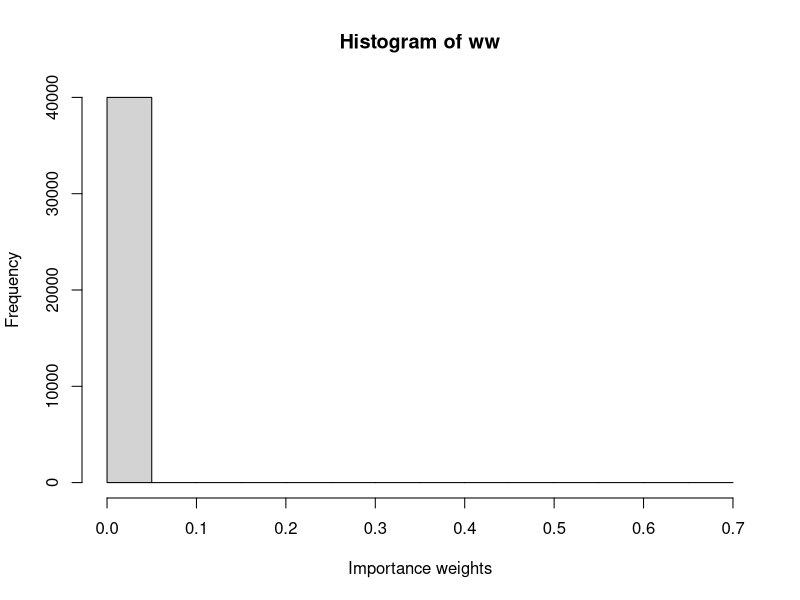
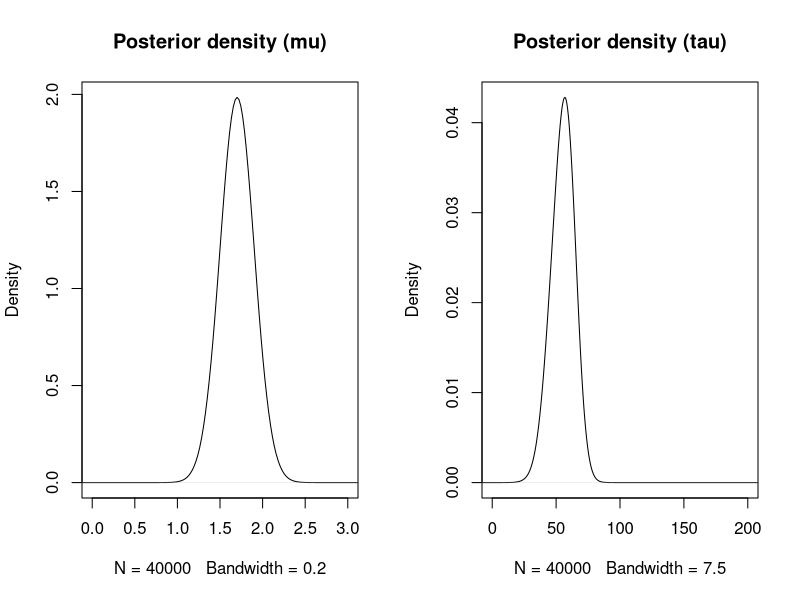
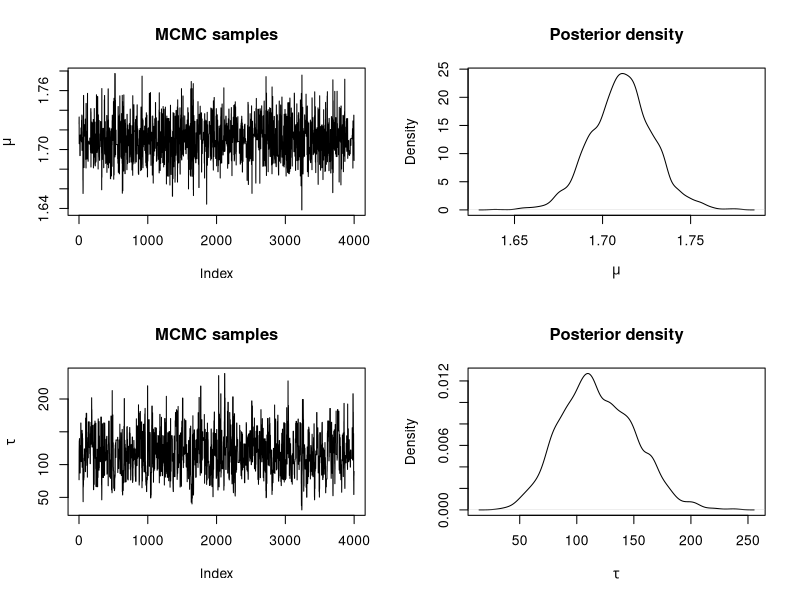
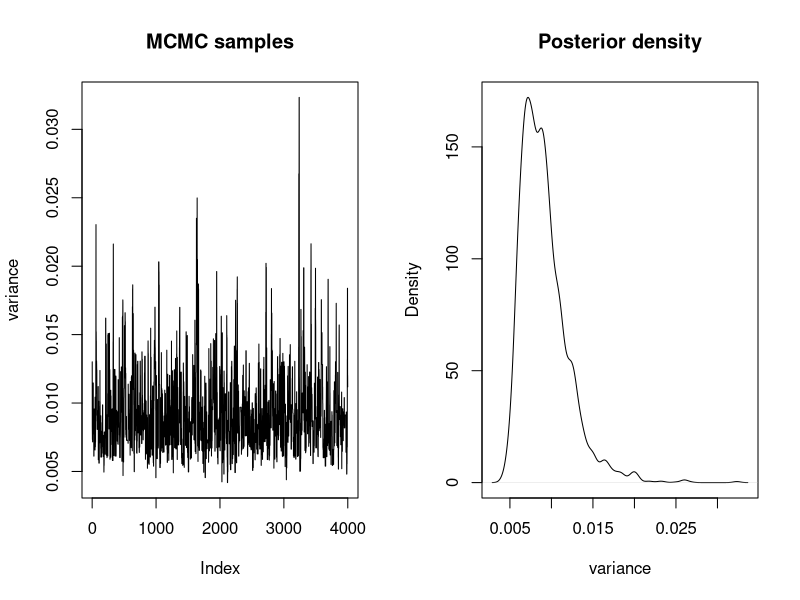
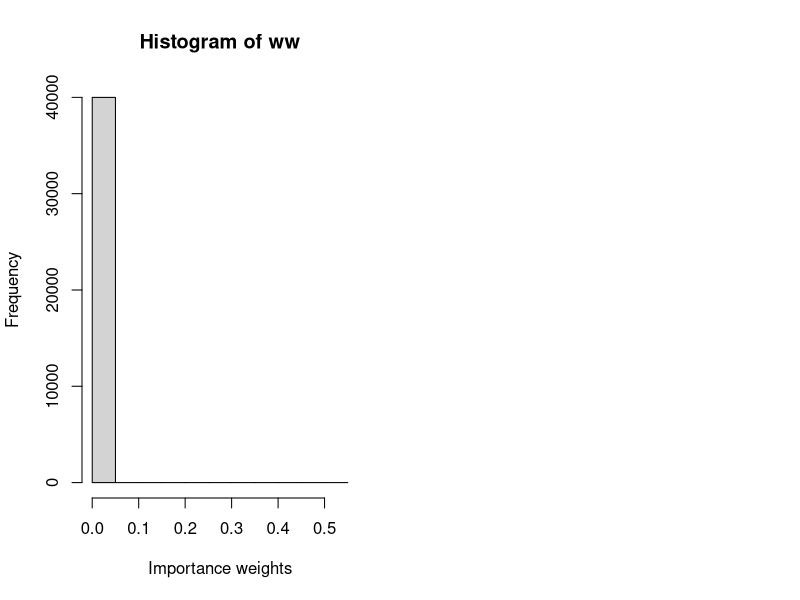
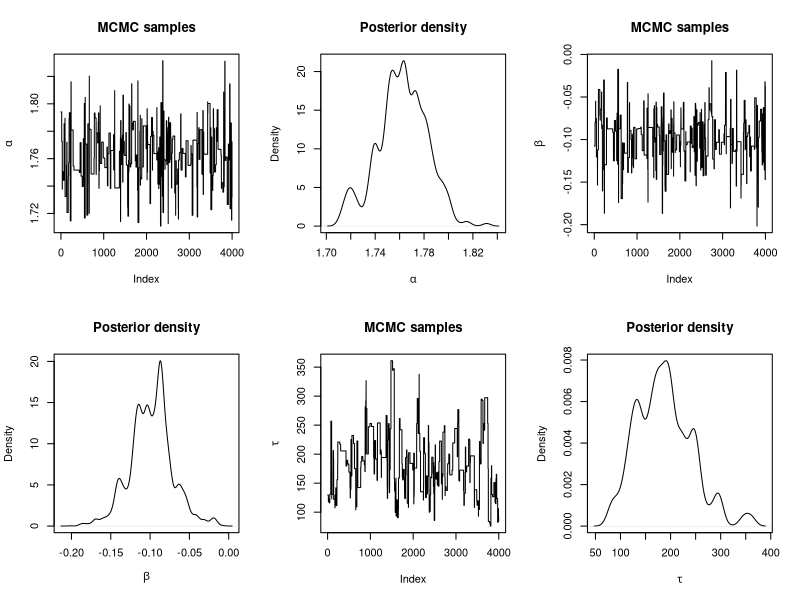
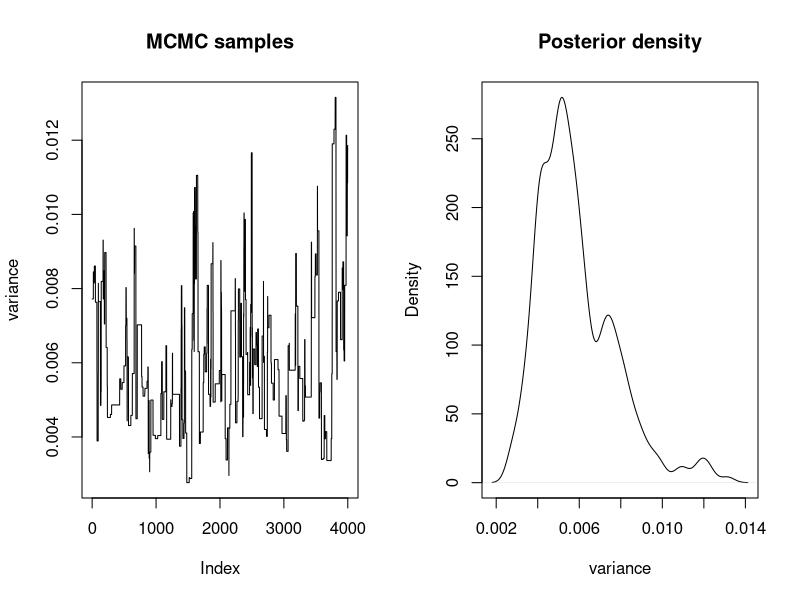

Recreate these plots in R, in order.
## ---- chunk 1
knitr::opts_chunk$set(
  echo = TRUE,
  collapse = TRUE,
  comment = "#>"
)
## ---- chunk 2
data <- data.frame(height = 
c(1.73, 1.65, 1.65, 1.76, 1.65, 1.63, 1.70, 1.58, 1.57, 1.65, 1.74, 1.68, 1.67, 1.58, 1.66, 1.92, 1.82, 1.69, 1.75, 1.72, 1.71, 1.73, 1.69, 1.70, 1.78, 1.88, 1.82, 1.86, 1.65))
y <- data$height
## ---- chunk 3
# We increase the number of simulations in this example
n_simulations <- 40000
set.seed(12)
theta_sim <- cbind(rlnorm(n_simulations, 0, 0.5),
  rlnorm(n_simulations, 0, 1.25)
)
## ---- chunk 4
# Log-Likelihood (for each value of theta_sim)
# NOTE: 'apply' is used now as 'theta_sim' is a matrix
loglik_biv <- apply(theta_sim, 1, function(THETA) {
  sum(dnorm(data$height, THETA[1], sqrt(1 / THETA[2]), log = TRUE))
})

# Log-weights: log-lik + log-prior - log-sampling_distr
log_ww <- loglik_biv + dnorm(theta_sim[, 1], 1.75, sqrt(1 / 1000), log = TRUE) +
  dgamma(theta_sim[, 2], 0.01, 0.01, log = TRUE)
log_ww <- log_ww - dlnorm(theta_sim[, 1], 0, 0.5, log = TRUE) - dlnorm(theta_sim[, 2], 0, 1.25, log = TRUE)
  

# Re-scale weights to sum to one
log_ww <- log_ww - max(log_ww)
ww <- exp(log_ww)
ww <- ww / sum(ww)

## ---- chunk 5
hist(ww, xlab = "Importance weights")
## ---- chunk 6
# Posterior mean (mu)
post_mean_mu <- sum(theta_sim[, 1] * ww)
post_mean_mu

# Posterior variance (mu)
post_var_mu <- sum(theta_sim[, 1]^2 * ww)- post_mean_mu^2
post_var_mu

# Posterior mean (tau)
post_mean_tau <- sum(theta_sim[, 2] * ww)
post_mean_tau 

# Posterior variance (tau)
post_var_tau <- sum(theta_sim[, 2]^2 * ww)- post_mean_tau^2
post_var_tau
## ---- chunk 7
par(mfrow = c(1, 2))
plot(density(theta_sim[, 1], weights = ww, bw = 0.2), main = "Posterior density (mu)",
  xlim = c(0, 3))

plot(density(theta_sim[, 2], weights = ww, bw = 7.5), main = "Posterior density (tau)",
  xlim = c(0, 200))
## ---- chunk 8
#Proposal distribution: sampling
rq <- function(theta) {
  res <- c(NA, NA)  

  res[1] <- rnorm(1, theta[1], sd = sqrt(1 / 10)) #Sample mu
  res[2] <- rlnorm(1, meanlog = log(theta[2]), sdlog = sqrt(1 / 10)) #Sample tau

  return(res)
}

#Proposal distribution: log-density
logdq <- function(new.theta, theta) {
  res <- dnorm(new.theta[1], theta[1], sd = sqrt(1 / 10), log = TRUE) #Mu
  res <-  res + 
    dlnorm(new.theta[2], meanlog = log(theta[2]), sdlog = sqrt(1 / 10), log = TRUE) #Tau
}

#Prior distribution
logprior <- function(theta) {
  res <- dnorm(theta[1], 0, sd = sqrt(1 / 0.001), log = TRUE) #Mu
  res <- res + dgamma(theta[2], 0.01, 0.01, log = TRUE) #Tau

  return(res)
}

#LogLikelihood
loglik <- function(y, theta) {
   res <- sum(dnorm(y, mean = theta[1], sd = sqrt(1 / theta[2]), log = TRUE)) 
}
## ---- chunk 9
#Number of iterations
n.iter <- 40500

#Simulations of the parameter
theta <- as.list(rep(NA, n.iter))

#Initial value
theta[[1]] <- c(1.5, 1)

for(i in 2:n.iter) {
  new.theta <- rq(theta[[i - 1]])
  
  #Log-Acceptance probability
  logacc.prob <- loglik(y, new.theta) + logprior(new.theta) + logdq(theta[[i - 1]], new.theta)
  logacc.prob <- logacc.prob - loglik(y, theta[[i - 1]]) - logprior(theta[[i - 1]]) - 
    logdq(new.theta, theta[[i - 1]])
  logacc.prob <- min(0, logacc.prob)#0 = log(1)
  
  if(log(runif(1)) < logacc.prob) {
    #Accept
    theta[[i]] <- new.theta
  } else {
    #Reject
    theta[[i]] <- theta[[i - 1]]
  }
}
## ---- chunk 10
#Remove burn-in
theta <- theta[-c(1:500)]

#Thinning
theta <- theta[seq(1, length(theta), by = 10)]

#Use matrix format
theta <- do.call(rbind, theta)

#Summary statistics
apply(theta, 2, summary)

par(mfrow = c(2, 2))
#Mean
plot(theta[, 1], type = "l", main = "MCMC samples",
  ylab = expression(mu))
plot(density(theta[, 1]), main = "Posterior density",
  xlab = expression(mu))
#Precision
plot(theta[, 2], type = "l", main = "MCMC samples", ylab = expression(tau))
plot(density(theta[, 2]), main = "Posterior density", 
  xlab = expression(tau))
## ---- chunk 11
sample.var <- 1 / theta[, 2]

par(mfrow = c(1, 2))
plot(sample.var, type = "l", main = "MCMC samples", ylab = "variance")
plot(density(sample.var), main = "Posterior density", xlab = "variance")

## ---- chunk 12
data$gender <- c(rep(1, 15), rep(0, 14))
## ---- chunk 13
n_simulations <- 40000
set.seed(12)
theta_sim <- cbind(rnorm(n_simulations, 1.71, 10),
  rnorm(n_simulations, 0, 10), rlnorm(n_simulations, 0, 1.25)
)
loglik_biv <- apply(theta_sim, 1, function(THETA) {
  sum(dnorm(data$height, THETA[1]+THETA[2]*data$gender, sqrt(1 / THETA[3]), log = TRUE))
})
log_ww <- loglik_biv + dnorm(theta_sim[, 1],0,sqrt(1/0.001), log = TRUE) + dnorm(theta_sim[,2], 0, sqrt(1/0.001), log = TRUE) + dgamma(theta_sim[, 3], 0.01, 0.01, log = TRUE)
log_ww <- log_ww - dnorm(theta_sim[, 1], 1.71, 10, log = TRUE) - dnorm(theta_sim[, 2], 0, 10, log = TRUE) - dlnorm(theta_sim[, 3], 0, 1.25, log = TRUE)
log_ww <- log_ww - max(log_ww)
ww <- exp(log_ww)
ww <- ww / sum(ww)
lmfit <- lm(height ~ gender,data = data)
summary(lmfit)
## ---- chunk 14
hist(ww, xlab = "Importance weights")
## ---- chunk 15
post_mean_alpha <- sum(theta_sim[, 1] * ww)
post_mean_alpha
post_var_alpha <- sum(theta_sim[, 1]^2 * ww)- post_mean_alpha^2
post_var_alpha
post_mean_beta <- sum(theta_sim[, 2] * ww)
post_mean_beta
post_var_beta <- sum(theta_sim[, 2]^2 * ww)- post_mean_beta^2
post_var_beta
post_mean_tau <- sum(theta_sim[, 3] * ww)
post_mean_tau
post_var_tau <- sum(theta_sim[, 3]^2 * ww)- post_mean_tau^2
post_var_tau
## ---- chunk 16
ESS <- function(ww){
  (sum(ww)^2)/sum(ww^2)
}
ESS(ww)
n_simulations
## ---- chunk 17
#Proposal distribution: sampling
rq <- function(theta) {
  res <- c(NA, NA)  

  res[1] <- rnorm(1, theta[1], sd = sqrt(1 / 10)) #Sample alpha
  res[2] <- rnorm(1, theta[2], sd = sqrt(1 / 10)) #Sample beta
  res[3] <- rlnorm(1, meanlog = log(theta[3]), sdlog = sqrt(1 / 10)) #Sample tau

  return(res)
}

#Proposal distribution: log-density
logdq <- function(new.theta, theta) {
  res <- dnorm(new.theta[1], theta[1], sd = sqrt(1 / 10), log = TRUE) #Alpha
  res <- res + dnorm(new.theta[2], theta[2], sd = sqrt(1 / 10), log = TRUE) #Beta
  res <-  res + 
    dlnorm(new.theta[3], meanlog = log(theta[3]), sdlog = sqrt(1 / 10), log = TRUE) #Tau
}

#Prior distribution
logprior <- function(theta) {
  res <- dnorm(theta[1], 0, sd = sqrt(1 / 0.001), log = TRUE) #alpha
  res <- dnorm(theta[2], 0, sd = sqrt(1 / 0.001), log = TRUE) #beta
  res <- res + dgamma(theta[3], 0.01, 0.01, log = TRUE) #Tau

  return(res)
}

#LogLikelihood
loglik <- function(y, theta) {
   res <- sum(dnorm(y[,1], mean = theta[1]+theta[2]*y[,2], sd = sqrt(1 / theta[3]), log = TRUE)) 
}
## ---- chunk 18
y <- cbind(data$height,data$gender)

#Number of iterations
n.iter <- 40500

#Simulations of the parameter
theta <- as.list(rep(NA, n.iter))

#Initial value
theta[[1]] <- c(1.5, 0.0, 1)

for(i in 2:n.iter) {
  new.theta <- rq(theta[[i - 1]])
  
  #Log-Acceptance probability
  logacc.prob <- loglik(y, new.theta) + logprior(new.theta) + logdq(theta[[i - 1]], new.theta)
  logacc.prob <- logacc.prob - loglik(y, theta[[i - 1]]) - logprior(theta[[i - 1]]) - 
    logdq(new.theta, theta[[i - 1]])
  logacc.prob <- min(0, logacc.prob)#0 = log(1)
  
  if(log(runif(1)) < logacc.prob) {
    #Accept
    theta[[i]] <- new.theta
  } else {
    #Reject
    theta[[i]] <- theta[[i - 1]]
  }
}
## ---- chunk 19
#Remove burn-in
theta <- theta[-c(1:500)]

#Thinning
theta <- theta[seq(1, length(theta), by = 10)]

#Use matrix format
theta <- do.call(rbind, theta)

#Summary statistics
apply(theta, 2, summary)

par(mfrow = c(2, 3))
#Alpha
plot(theta[, 1], type = "l", main = "MCMC samples",
  ylab = expression(alpha))
plot(density(theta[, 1]), main = "Posterior density",
  xlab = expression(alpha))
#Beta
plot(theta[, 2], type = "l", main = "MCMC samples",
  ylab = expression(beta))
plot(density(theta[, 2]), main = "Posterior density",
  xlab = expression(beta))
#Precision
plot(theta[, 3], type = "l", main = "MCMC samples", ylab = expression(tau))
plot(density(theta[, 3]), main = "Posterior density", 
  xlab = expression(tau))
## ---- chunk 20
sample.var <- 1 / theta[, 3]

par(mfrow = c(1, 2))
plot(sample.var, type = "l", main = "MCMC samples", ylab = "variance")
plot(density(sample.var), main = "Posterior density", xlab = "variance")

